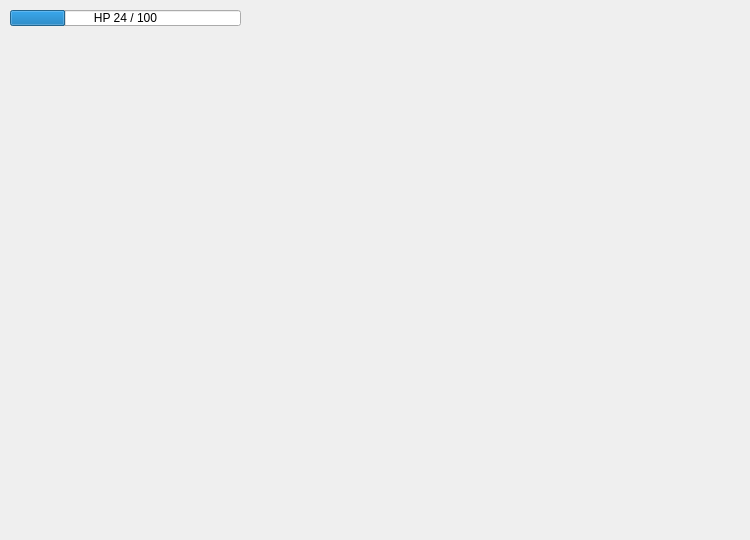
<?xml version="1.0" encoding="UTF-8"?>
<ui version="4.0">
 <class>GameSpace</class>
 <widget class="QWidget" name="GameSpace">
  <property name="geometry">
   <rect>
    <x>0</x>
    <y>0</y>
    <width>750</width>
    <height>540</height>
   </rect>
  </property>
  <property name="minimumSize">
   <size>
    <width>750</width>
    <height>540</height>
   </size>
  </property>
  <property name="mouseTracking">
   <bool>true</bool>
  </property>
  <property name="windowTitle">
   <string>Kill the apple!</string>
  </property>
  <widget class="QProgressBar" name="progressBar">
   <property name="enabled">
    <bool>true</bool>
   </property>
   <property name="geometry">
    <rect>
     <x>10</x>
     <y>10</y>
     <width>231</width>
     <height>16</height>
    </rect>
   </property>
   <property name="minimumSize">
    <size>
     <width>0</width>
     <height>0</height>
    </size>
   </property>
   <property name="styleSheet">
    <string notr="true"/>
   </property>
   <property name="value">
    <number>24</number>
   </property>
   <property name="alignment">
    <set>Qt::AlignmentFlag::AlignCenter</set>
   </property>
   <property name="textVisible">
    <bool>true</bool>
   </property>
   <property name="invertedAppearance">
    <bool>false</bool>
   </property>
   <property name="textDirection">
    <enum>QProgressBar::Direction::BottomToTop</enum>
   </property>
   <property name="format">
    <string>HP %v / %m</string>
   </property>
  </widget>
 </widget>
 <resources/>
 <connections/>
</ui>
